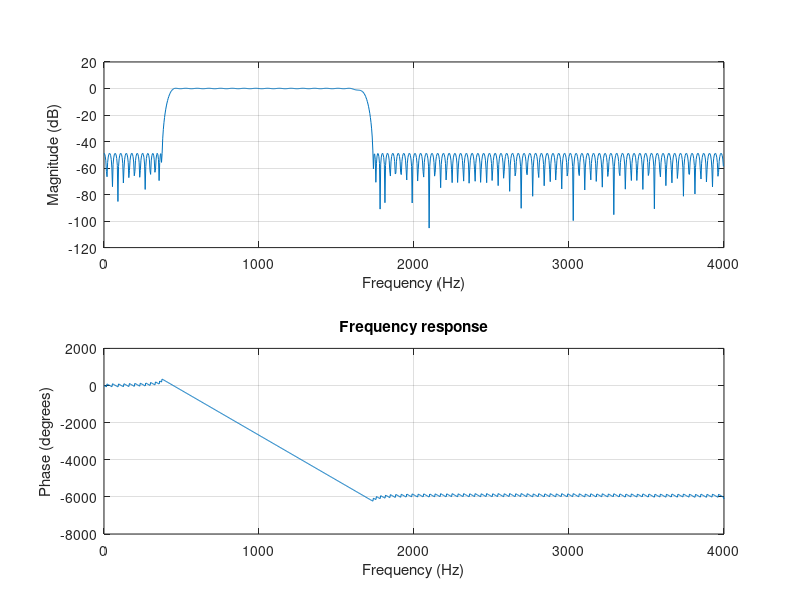

Here is the MATLAB script that generated this plot:
% RTDSP LAB 4
% Mattin Mir-Tahmasebi & Ahmed Ibrahim
% Imperial College London 2016 

%%%%%%%%%%%%%%%%%%%%%%%%%%%%%%%%%%%%%%%%%%%%%%%%%%%%%%%%%%%%%%%%%%%%%%%%%%%
%%%%%%%%%%%%%%%%%%%%%%%%%%%%  firpmord  %%%%%%%%%%%%%%%%%%%%%%%%%%%%%%%%%%%
%%%%%%%%%%%%%%%%%%%%%%%%%%%%%%%%%%%%%%%%%%%%%%%%%%%%%%%%%%%%%%%%%%%%%%%%%%%

% Setting the frequencies for the stop/passband cutoffs
freqStop1 = 375;
freqPass1 = 450;
freqPass2 = 1600;
freqStop2 = 1735; %1735;

% Specufying the desired amplitudes at the stopbands/passband
% The ampStop values are the amplitudes until the first cutoff and after
% the last cutoff, respectively. ampPass is the amplitude between the 
% 2nd and 3rd cutoff. Between the 1st/2nd and 3rd/4th cutoffs are 
% transition periods where the amplitude is changing so it doesnt make
% sense to specify an amplitude.
ampStop1 = 0;
ampPass = 1;
ampStop2 = 0;

% Specifying the deired amplitude deviation at the stopbands/passband
% Same explanation as aboe for why there are 3 values.
devStop_dB = -48;
devPass_dB = 0.36; %0.36

% Convering dB to absolute values
devStop1 =  0.0036; %10^(devStop_dB/20)devstop try -48.9 0.0036; 
devPass =  0.02; %  (10^(devPass_dB/20)-1)/(10^(devPass_dB/20)+1);
devStop2 =  0.0036; % 10^(devStop_dB/20);

% Sampling frequency
fs = 8000;

% Cell array to hold output of firpmord
% n : filter order
% fo : frequency vector
% ao : amplitude response vector
% w : weights
[n, fo, ao, w] = firpmord([freqStop1 freqPass1 freqPass2 freqStop2], ...
        [ampStop1 ampPass ampStop2], [devStop1 devPass devStop2], fs);

%%%%%%%%%%%%%%%%%%%%%%%%%%%%%%%%%%%%%%%%%%%%%%%%%%%%%%%%%%%%%%%%%%%%%%%%%%%
%%%%%%%%%%%%%%%%%%%%%%%%%%%%%%% firpm %%%%%%%%%%%%%%%%%%%%%%%%%%%%%%%%%%%%%
%%%%%%%%%%%%%%%%%%%%%%%%%%%%%%%%%%%%%%%%%%%%%%%%%%%%%%%%%%%%%%%%%%%%%%%%%%%

% row vector of n+1 coefficients of the order n FIR filter whose 
% frequency-amplitude characteristics match those given by vectors f and a
order = n; %n+4
b = firpm(order, fo, ao, w);

%%%%%%%%%%%%%%%%%%%%%%%%%%%%%%%%%%%%%%%%%%%%%%%%%%%%%%%%%%%%%%%%%%%%%%%%%%%
%%%%%%%%%%%%%%%%%%%%%%%%%%%%%% Output %%%%%%%%%%%%%%%%%%%%%%%%%%%%%%%%%%%%%
%%%%%%%%%%%%%%%%%%%%%%%%%%%%%%%%%%%%%%%%%%%%%%%%%%%%%%%%%%%%%%%%%%%%%%%%%%%

% Save coefficients to a text file 'fir_coefs.txt'
format long e;

formatSpec = '%2.15e';
coefs = num2str(b',formatSpec);
coefs = cellstr(coefs);
data = strjoin(coefs', ', ');

fileID = fopen('H:\RTDSPlab\lab4\RTDSP\fir_coef.txt', 'w');
fprintf(fileID, 'double b[]={');
fprintf(fileID,data);
fprintf (fileID, '};');
fclose(fileID);

% Plotting freq response
freqz(b,1,1024,fs);
title('Frequency response')
print('Frequency respone' , '-dpng')